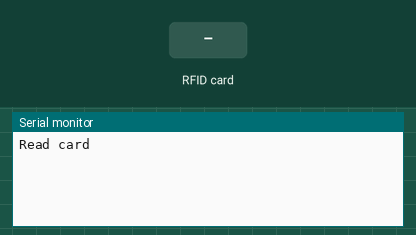
Recording of a program running on a simulated Arduino Uno, built with avr-gcc and run on an emulated ATmega328P. Parts: the last lines printed to the serial monitor. The test bench sets the inputs (shaded band).

Above: at 0.8 s.
0.9 s: RFID card 5E 7A 19 C4 held to the reader
At 1.3 s:
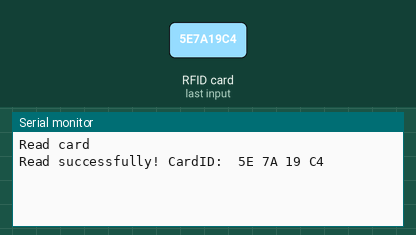
2.4 s: RFID card 5E 7A 19 C4 held to the reader
At 3.9 s:
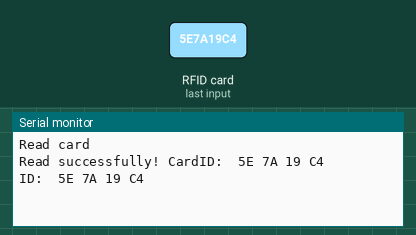

Measured:
- after the input at 0.9 s, the serial monitor: prints a new line at once (image 1)
- after the input at 2.4 s, the serial monitor: prints a new line at once (image 2)

The program:

main.cpp
```cpp
#include <Arduino.h>
#include <SPI.h>
#include <MFRC522.h>

const byte BUTTON_PIN = 6;
const byte SDA_PIN = 10;
const byte RST_PIN = 9;

MFRC522 rfidReader(SDA_PIN, RST_PIN);


String masterID;
void setup()
{
  Serial.begin(9600);
  SPI.begin();
  rfidReader.PCD_Init();

  Serial.println("Read card");
  while (true)
  {
    if (rfidReader.PICC_IsNewCardPresent())
    {
      if (rfidReader.PICC_ReadCardSerial())
      {
        for (int i = 0; i < rfidReader.uid.size; i++)
        {
          masterID += rfidReader.uid.uidByte[i] < 0x10 ? " 0" : " ";
          masterID += String(rfidReader.uid.uidByte[i], HEX);
        }
        masterID.toUpperCase();

        Serial.print("Read successfully! CardID: ");
        Serial.println(masterID);
        break;
      }
    }

  }
}

String idToCheck;
void loop()
{
  if (!rfidReader.PICC_IsNewCardPresent()) return;
  if (!rfidReader.PICC_ReadCardSerial()) return;

  idToCheck = "";
  for (int i = 0; i < rfidReader.uid.size; i++)
  {
    idToCheck += rfidReader.uid.uidByte[i] < 0x10 ? " 0" : " ";
    idToCheck += String(rfidReader.uid.uidByte[i], HEX);
  }
  idToCheck.toUpperCase();

  if (idToCheck == masterID)
  {
    Serial.print("ID: ");
    Serial.println(idToCheck);
  }
  else
  {
    Serial.print("ID: ");
    Serial.println(idToCheck);
  }
  rfidReader.PICC_HaltA();

  delay(2000);
}


// Funktionen -->

void PrintCardUID()
{
  if (!rfidReader.PICC_IsNewCardPresent()) return;    // checks if new card is avaible
  if (!rfidReader.PICC_ReadCardSerial()) return;       // checks if it was able to read card

  Serial.print("CardID: ");
  for (int i = 0; i < rfidReader.uid.size; i++)
  {
    Serial.print(rfidReader.uid.uidByte[i]);
  }
  Serial.println();

  rfidReader.PICC_HaltA();    // puts card to sleep
}
```
